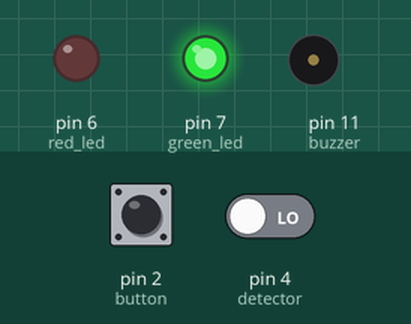
The sketch below on a simulated Arduino Uno, built with avr-gcc and run on an emulated ATmega328P. On the bench: output pins drawn as LEDs (lit = HIGH), buzzer (waves = sounding). Inputs (shaded band) come from the test bench; at power-on: pin 2 (button) LOW, pin 4 (detector) LOW. What the sketch prints to the serial monitor is not drawn.

Above: at 1.2 s.
1.3 s: pin 2 (button) pulled HIGH for 0.15 s
At 2.6 s:
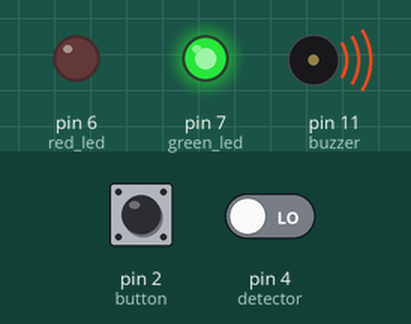
2.9 s: pin 2 (button) pulled HIGH for 3.2 s
At 3.4 s:
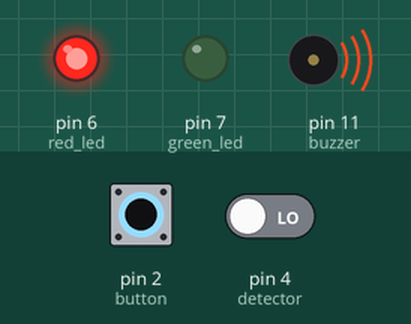
Timing chart, 0 to 7.6 s (numbered marks = the images above; inputs shaded):
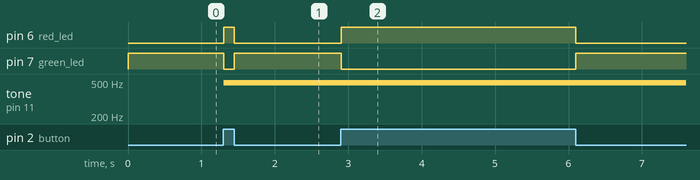

Measured:
- after the input at 1.3 s, pin 6 (red_led): LOW → HIGH at once, → LOW 0.15 s later; pin 7 (green_led): HIGH → LOW at once, → HIGH 0.15 s later; tone on pin 11 (buzzer): silent → 490 Hz at once
- after the input at 2.9 s, pin 6 (red_led): LOW → HIGH at once, → LOW 3.2 s later; pin 7 (green_led): HIGH → LOW at once, → HIGH 3.2 s later

The sketch:

buzzer.ino
```cpp
int buzzer = 11;
int button = 2;
int red_led = 6;
int green_led = 7;
int detector =  4;
void setup(){
  pinMode(buzzer, OUTPUT);
  pinMode(red_led, OUTPUT);
  pinMode(green_led, OUTPUT);
  pinMode(detector, INPUT);
  pinMode(button, INPUT);
  Serial.begin(9600);
}

void loop(){

  Serial.println(digitalRead(detector));
  while (digitalRead(button)){
      analogWrite(buzzer, 30);
      digitalWrite(red_led, HIGH);
      digitalWrite(green_led, LOW);
  }
  digitalWrite(red_led, LOW);
  digitalWrite(green_led, HIGH);
  digitalWrite(buzzer,LOW);
  delay(1);
}
```
